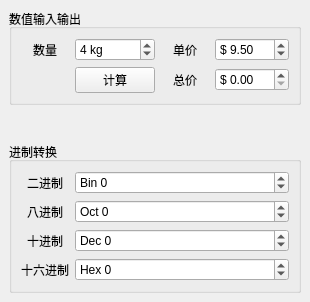
<?xml version="1.0" encoding="UTF-8"?>
<ui version="4.0">
 <class>SpinBoxDemo</class>
 <widget class="QMainWindow" name="SpinBoxDemo">
  <property name="geometry">
   <rect>
    <x>0</x>
    <y>0</y>
    <width>310</width>
    <height>302</height>
   </rect>
  </property>
  <property name="windowTitle">
   <string>SpinBox测试程序</string>
  </property>
  <widget class="QWidget" name="centralwidget">
   <layout class="QGridLayout" name="gridLayout_4">
    <item row="0" column="0">
     <widget class="QGroupBox" name="groupBox">
      <property name="title">
       <string>数值输入输出</string>
      </property>
      <layout class="QGridLayout" name="gridLayout_5">
       <item row="0" column="0">
        <layout class="QGridLayout" name="gridLayout">
         <item row="0" column="0">
          <widget class="QLabel" name="label_6">
           <property name="font">
            <font>
             <bold>false</bold>
            </font>
           </property>
           <property name="text">
            <string>数量</string>
           </property>
           <property name="alignment">
            <set>Qt::AlignmentFlag::AlignCenter</set>
           </property>
          </widget>
         </item>
         <item row="0" column="1">
          <widget class="QSpinBox" name="numberSpin">
           <property name="suffix">
            <string> kg</string>
           </property>
           <property name="value">
            <number>4</number>
           </property>
          </widget>
         </item>
         <item row="0" column="2">
          <widget class="QLabel" name="label">
           <property name="text">
            <string>单价</string>
           </property>
           <property name="alignment">
            <set>Qt::AlignmentFlag::AlignCenter</set>
           </property>
          </widget>
         </item>
         <item row="0" column="3">
          <widget class="QDoubleSpinBox" name="perSpin">
           <property name="prefix">
            <string>$ </string>
           </property>
           <property name="value">
            <double>9.500000000000000</double>
           </property>
          </widget>
         </item>
         <item row="1" column="2">
          <widget class="QLabel" name="label_2">
           <property name="text">
            <string>总价</string>
           </property>
           <property name="alignment">
            <set>Qt::AlignmentFlag::AlignCenter</set>
           </property>
          </widget>
         </item>
         <item row="1" column="3">
          <widget class="QDoubleSpinBox" name="totalSpin">
           <property name="prefix">
            <string>$ </string>
           </property>
           <property name="maximum">
            <double>999.990000000000009</double>
           </property>
          </widget>
         </item>
         <item row="1" column="1">
          <widget class="QPushButton" name="calBtn">
           <property name="text">
            <string>计算</string>
           </property>
          </widget>
         </item>
        </layout>
       </item>
      </layout>
     </widget>
    </item>
    <item row="2" column="0">
     <widget class="QGroupBox" name="groupBox_2">
      <property name="title">
       <string>进制转换</string>
      </property>
      <layout class="QGridLayout" name="gridLayout_3">
       <item row="0" column="0">
        <layout class="QHBoxLayout" name="horizontalLayout">
         <item>
          <layout class="QVBoxLayout" name="verticalLayout">
           <item>
            <widget class="QLabel" name="label_5">
             <property name="text">
              <string>二进制</string>
             </property>
             <property name="alignment">
              <set>Qt::AlignmentFlag::AlignCenter</set>
             </property>
            </widget>
           </item>
           <item>
            <widget class="QLabel" name="label_9">
             <property name="text">
              <string>八进制</string>
             </property>
             <property name="alignment">
              <set>Qt::AlignmentFlag::AlignCenter</set>
             </property>
            </widget>
           </item>
           <item>
            <widget class="QLabel" name="label_8">
             <property name="text">
              <string>十进制</string>
             </property>
             <property name="alignment">
              <set>Qt::AlignmentFlag::AlignCenter</set>
             </property>
            </widget>
           </item>
           <item>
            <widget class="QLabel" name="label_10">
             <property name="text">
              <string>十六进制</string>
             </property>
             <property name="alignment">
              <set>Qt::AlignmentFlag::AlignCenter</set>
             </property>
            </widget>
           </item>
          </layout>
         </item>
         <item>
          <layout class="QVBoxLayout" name="verticalLayout_2">
           <item>
            <widget class="QSpinBox" name="binSpin">
             <property name="sizePolicy">
              <sizepolicy hsizetype="Expanding" vsizetype="Fixed">
               <horstretch>0</horstretch>
               <verstretch>0</verstretch>
              </sizepolicy>
             </property>
             <property name="suffix">
              <string/>
             </property>
             <property name="prefix">
              <string>Bin </string>
             </property>
             <property name="minimum">
              <number>-10000</number>
             </property>
             <property name="maximum">
              <number>10000</number>
             </property>
             <property name="displayIntegerBase">
              <number>2</number>
             </property>
            </widget>
           </item>
           <item>
            <widget class="QSpinBox" name="octSpin">
             <property name="sizePolicy">
              <sizepolicy hsizetype="Expanding" vsizetype="Fixed">
               <horstretch>0</horstretch>
               <verstretch>0</verstretch>
              </sizepolicy>
             </property>
             <property name="suffix">
              <string/>
             </property>
             <property name="prefix">
              <string>Oct </string>
             </property>
             <property name="minimum">
              <number>-10000</number>
             </property>
             <property name="maximum">
              <number>10000</number>
             </property>
             <property name="displayIntegerBase">
              <number>8</number>
             </property>
            </widget>
           </item>
           <item>
            <widget class="QSpinBox" name="decSpin">
             <property name="sizePolicy">
              <sizepolicy hsizetype="Expanding" vsizetype="Fixed">
               <horstretch>0</horstretch>
               <verstretch>0</verstretch>
              </sizepolicy>
             </property>
             <property name="suffix">
              <string/>
             </property>
             <property name="prefix">
              <string>Dec </string>
             </property>
             <property name="minimum">
              <number>-10000</number>
             </property>
             <property name="maximum">
              <number>10000</number>
             </property>
            </widget>
           </item>
           <item>
            <widget class="QSpinBox" name="hexSpin">
             <property name="sizePolicy">
              <sizepolicy hsizetype="Expanding" vsizetype="Fixed">
               <horstretch>0</horstretch>
               <verstretch>0</verstretch>
              </sizepolicy>
             </property>
             <property name="suffix">
              <string/>
             </property>
             <property name="prefix">
              <string>Hex </string>
             </property>
             <property name="minimum">
              <number>-10000</number>
             </property>
             <property name="maximum">
              <number>10000</number>
             </property>
             <property name="displayIntegerBase">
              <number>16</number>
             </property>
            </widget>
           </item>
          </layout>
         </item>
        </layout>
       </item>
      </layout>
     </widget>
    </item>
    <item row="1" column="0">
     <spacer name="verticalSpacer">
      <property name="orientation">
       <enum>Qt::Orientation::Vertical</enum>
      </property>
      <property name="sizeHint" stdset="0">
       <size>
        <width>20</width>
        <height>40</height>
       </size>
      </property>
     </spacer>
    </item>
   </layout>
  </widget>
 </widget>
 <resources/>
 <connections/>
</ui>
